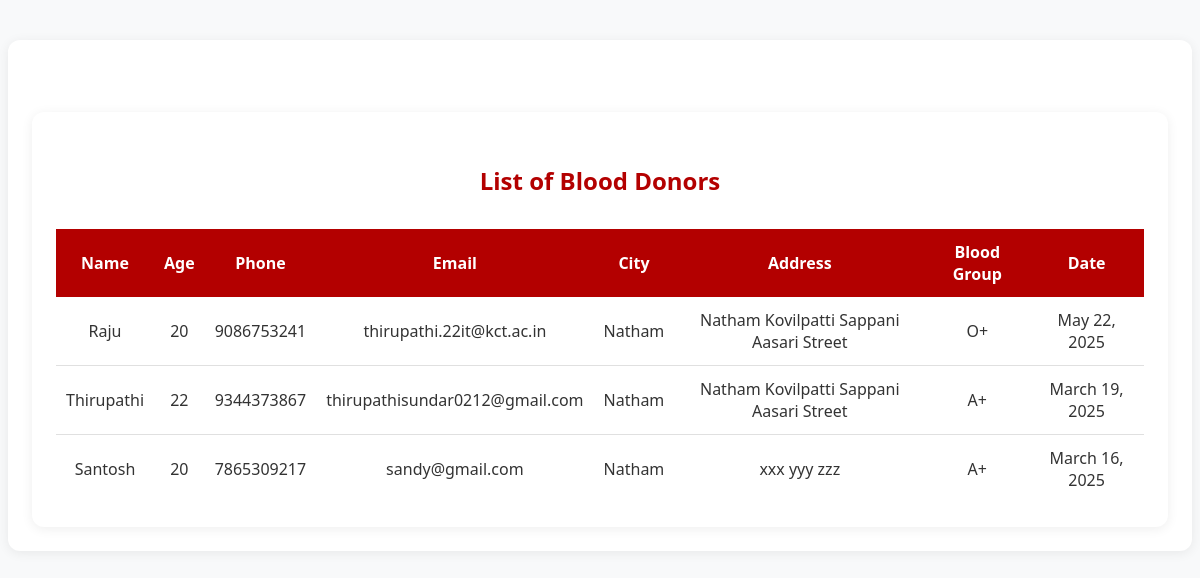
Screenshot of /view_donors/ with the database file from the repository.
### BB/models.py (models this page shows, shortened)
class Donor(models.Model):
    donor_id = models.UUIDField(default=uuid.uuid4, editable=False, unique=True)
    donor_name = models.CharField(max_length=100)
    age = models.PositiveIntegerField()
    phone_validator = RegexValidator(regex=r'^\+?\d{10,15}$', message="Enter a valid phone number.")
    phone_no = models.CharField(max_length=15, validators=[phone_validator])
    email = models.EmailField(unique=True)
    city = models.CharField(max_length=50, db_index=True)
    address = models.TextField()
    BLOOD_GROUP_CHOICES = [
        ('A+', 'A+'), ('A-', 'A-'), ('B+', 'B+'), ('B-', 'B-'),
        ('O+', 'O+'), ('O-', 'O-'), ('AB+', 'AB+'), ('AB-', 'AB-')
    ]
    blood_group = models.CharField(max_length=3, choices=BLOOD_GROUP_CHOICES, db_index=True)
    date = models.DateField(auto_now=True)

### BB/views.py (the view)
# urls.py: path('view_donors/', views.view_donors, name='view_donors'),
def view_donors(request):
    donors = Donor.objects.all().order_by('-date')  # optional ordering by latest
    return render(request, 'view_donors.html', {'donors': donors})

### BB/templates/view_donors.html (shortened to what this page needs)
{% extends 'base.html' %}
{% load static %}
{% block css_files %}
<link rel="stylesheet" href="{% static 'view_donors.css' %}" />
{% endblock %}
{% block content %}
<div class="container">
    <h2 class="text-center mb-4">List of Blood Donors</h2>
    <table class="table table-bordered table-striped">
        <thead class="table-dark">
            <tr>
                <th>Name</th>
                <th>Age</th>
                <th>Phone</th>
                <th>Email</th>
                <th>City</th>
                <th>Address</th>
                <th>Blood Group</th>
                <th>Date</th>
            </tr>
        </thead>
        <tbody>
            {% for donor in donors %}
            <tr>
                <td data-label="Name">{{ donor.donor_name }}</td>
                <td data-label="Age">{{ donor.age }}</td>
                <td data-label="Phone">{{ donor.phone_no }}</td>
                <td data-label="Email">{{ donor.email }}</td>
                <td data-label="City">{{ donor.city }}</td>
                <td data-label="Address">{{ donor.address }}</td>
                <td data-label="Blood Group">{{ donor.blood_group }}</td>
                <td data-label="Date">{{ donor.date }}</td>
            </tr>
            {% empty %}
            <tr>
                <td colspan="8" class="text-center">No donors found.</td>
            </tr>
            {% endfor %}
        </tbody>
    </table>
</div>
{% endblock %}

### templates/base.html (shortened to what this page needs)
<!DOCTYPE html>
<html lang="en">
<head>
    {% block css_files %}{% endblock %}
</head>
<body>
    <div class="container mt-4">
        {% block content %}
        {% endblock %}
    </div>
</body>
</html>

### BB/static/view_donors.css (style rules this page uses)
body { background: #f8f9fa; font-family: 'Segoe UI', Arial, sans-serif; }
.container { background: #fff; border-radius: 12px; box-shadow: 0 2px 12px rgba(0,0,0,0.07); padding: 32px 24px 24px 24px; margin-top: 40px; }
h2 { color: #b30000; font-weight: 600; margin-bottom: 32px; }
table { width: 100%; border-collapse: collapse; margin-bottom: 0; }
thead.table-dark th { background: #b30000; color: #fff; font-weight: 600; border: none; }
tbody tr { transition: background 0.2s; }
td, th { padding: 12px 10px; text-align: center; border-bottom: 1px solid #e0e0e0; }
td { color: #333; }
tr:last-child td { border-bottom: none; }
.text-center { text-align: center; }

### rows the page displays
Donor: donor_name "Raju", age "20", phone_no "9086753241", email "thirupathi.22it@kct.ac.in", city "Natham", address "Natham Kovilpatti Sappani Aasari Street", blood_group "O+", date "May 22, 2025"
Donor: donor_name "Thirupathi", age "22", phone_no "9344373867", email "thirupathisundar0212@gmail.com", city "Natham", address "Natham Kovilpatti Sappani Aasari Street", blood_group "A+", date "March 19, 2025"
Donor: donor_name "Santosh", age "20", phone_no "7865309217", email "sandy@gmail.com", city "Natham", address "xxx yyy zzz", blood_group "A+", date "March 16, 2025"
